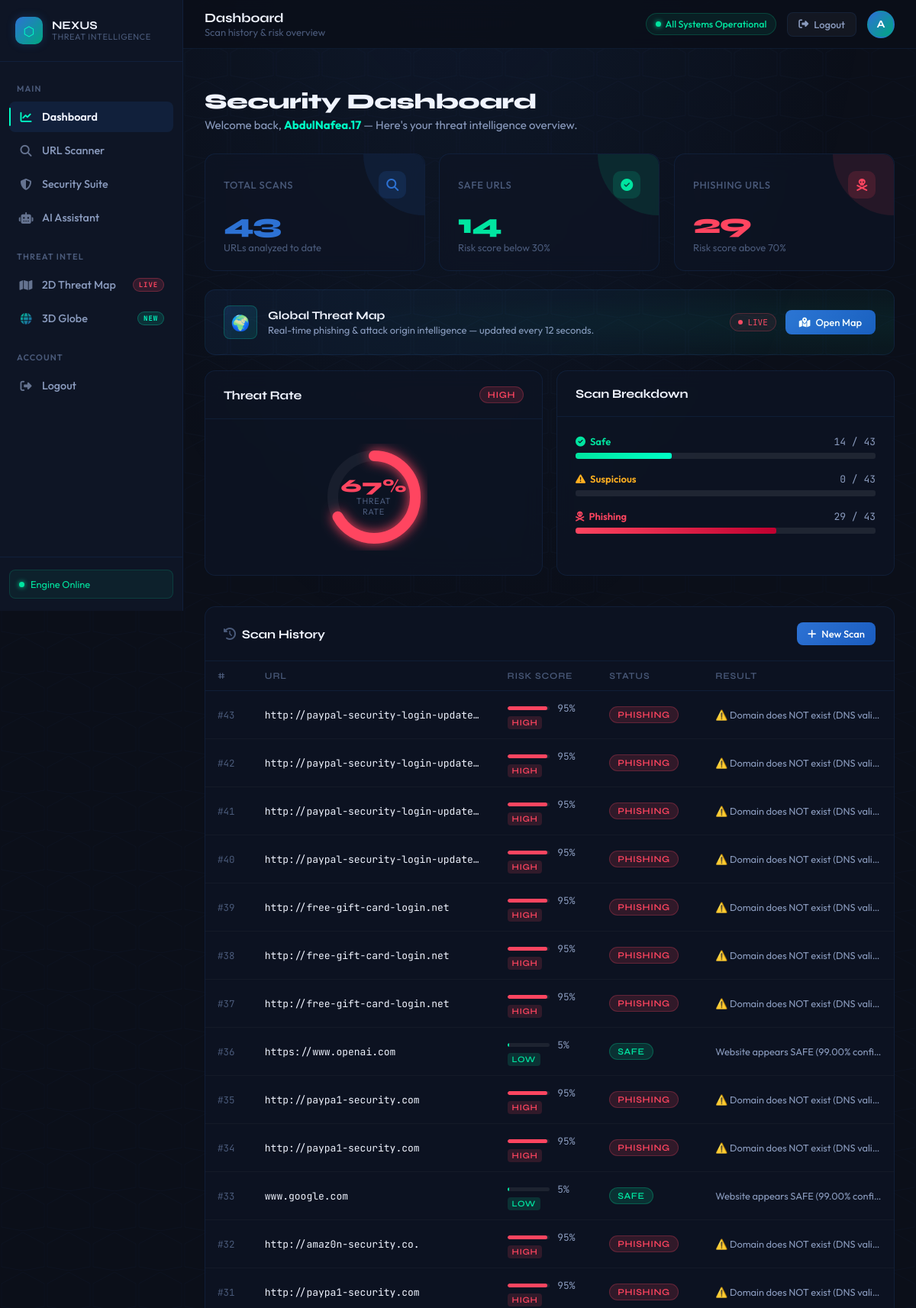
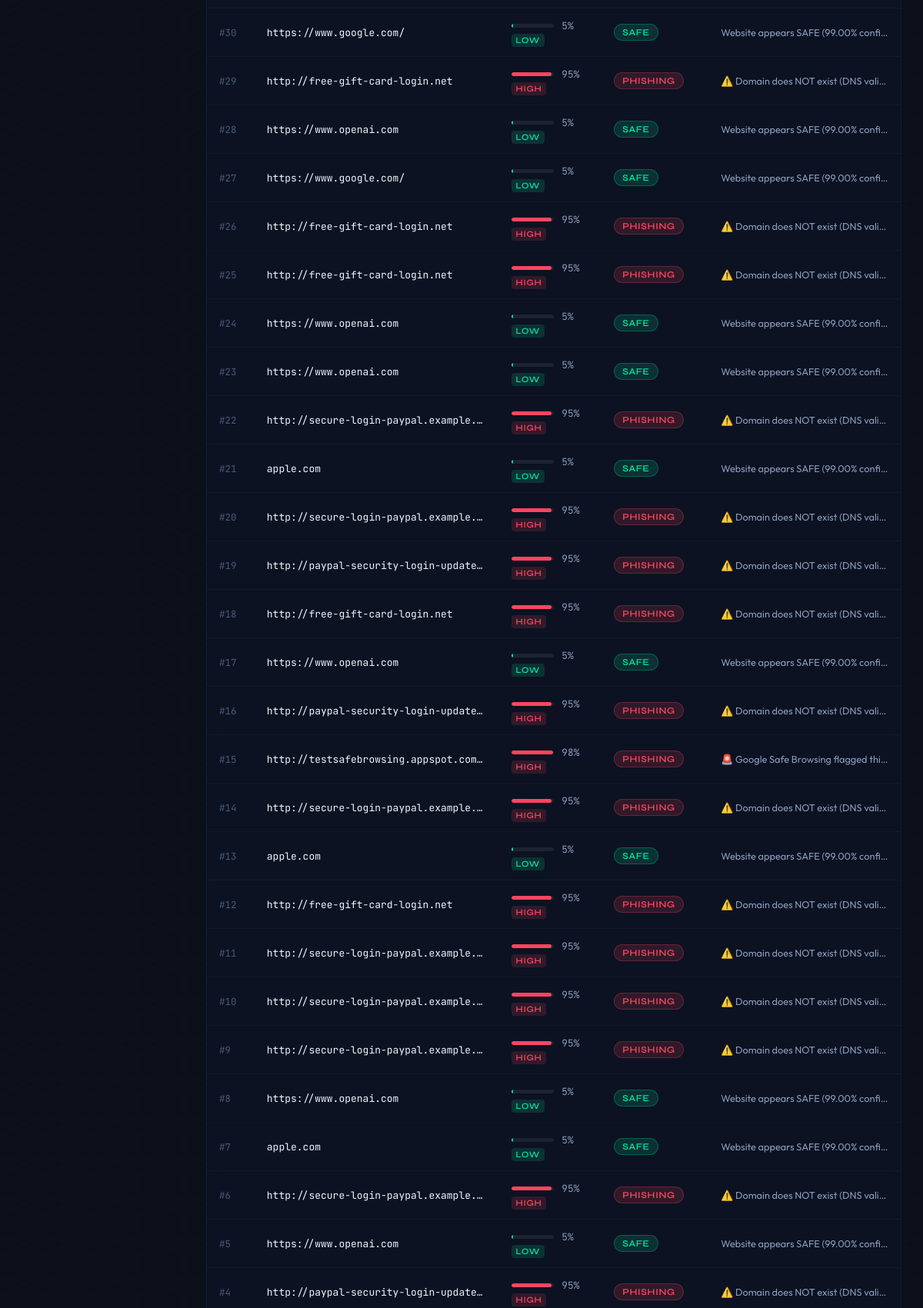
The page /dashboard (signed in, upper part) on the database its author committed (2 pictures, top to bottom).
### models.py (models this page shows)
class User(db.Model, UserMixin):
    id = db.Column(db.Integer, primary_key=True)
    username = db.Column(db.String(150), unique=True, nullable=False)
    email = db.Column(db.String(150), unique=True, nullable=False)
    password = db.Column(db.String(200), nullable=False)
    scans = db.relationship('Scan', backref='user', lazy=True)

class Scan(db.Model):
    id = db.Column(db.Integer, primary_key=True)
    url = db.Column(db.String(500))
    risk_score = db.Column(db.Float, default=0.0)
    result = db.Column(db.String(200))
    created_at = db.Column(db.DateTime, default=datetime.datetime.utcnow, nullable=False)
    user_id = db.Column(db.Integer, db.ForeignKey('user.id'), nullable=False)

### app.py (the view)
@app.route("/dashboard")
@login_required
def dashboard():
    scans = Scan.query.filter_by(user_id=current_user.id)\
        .order_by(Scan.id.desc()).all()
    return render_template("dashboard.html", scans=scans)

### app.py (called while the page is built)
@login_manager.user_loader
def load_user(user_id):
    return User.query.get(int(user_id))

### templates/dashboard.html (shortened to what this page needs)
﻿<!DOCTYPE html>
<html lang="en">
<head>
  <link rel="stylesheet" href="{{ url_for('static', filename='css/global.css') }}">
  <link rel="stylesheet" href="https://cdnjs.cloudflare.com/ajax/libs/font-awesome/6.5.0/css/all.min.css">
</head>
<body>
<div class="app-layout">
      <aside class="sidebar" id="sidebar">
      <a href="{{ url_for('index') }}" class="sidebar-brand">
        <div class="sidebar-brand-icon">⬡</div>
        <div class="sidebar-brand-name">
          NEXUS
          <span>Threat Intelligence</span>
        </div>
      </a>
      <nav class="sidebar-nav">
        <span class="nav-section-label">Main</span>
      <a href="{{ url_for('dashboard') }}" class="sidebar-link active">
        <span class="nav-icon"><i class="fa-solid fa-chart-line"></i></span>Dashboard
      </a>
      <a href="{{ url_for('url_scanner') }}" class="sidebar-link">
        <span class="nav-icon"><i class="fa-solid fa-magnifying-glass"></i></span>URL Scanner
      </a>
      <a href="{{ url_for('security_suite') }}" class="sidebar-link">
        <span class="nav-icon"><i class="fa-solid fa-shield-halved"></i></span>Security Suite
      </a>
      <a href="{{ url_for('ai_assistant') }}" class="sidebar-link">
        <span class="nav-icon"><i class="fa-solid fa-robot"></i></span>AI Assistant
      </a>
        <span class="nav-section-label">Threat Intel</span>
      <a href="{{ url_for('threat_map') }}" class="sidebar-link">
        <span class="nav-icon"><i class="fa-solid fa-map"></i></span>2D Threat Map
        <span class="nav-badge">LIVE</span>
      </a>
      <a href="{{ url_for('globe') }}" class="sidebar-link">
        <span class="nav-icon"><i class="fa-solid fa-globe"></i></span>3D Globe
        <span class="nav-badge" style="background:rgba(0,255,198,0.12);color:var(--accent-cyan);border-color:rgba(0,255,198,0.25)">NEW</span>
      </a>
        <span class="nav-section-label">Account</span>
      <a href="{{ url_for('logout') }}" class="sidebar-link danger-link">
        <span class="nav-icon"><i class="fa-solid fa-right-from-bracket"></i></span>Logout
      </a>
      </nav>
      <div class="sidebar-footer">
        <div class="status-badge">
          <div class="status-dot"></div>
          Engine Online
        </div>
      </div>
    </aside>
  <div class="main-content">
    <header class="topbar">
      <div class="topbar-left">
        <div>
          <div class="topbar-title">Dashboard</div>
          <div class="topbar-breadcrumb">Scan history &amp; risk overview</div>
        </div>
      </div>
      <div class="topbar-right">
        <div class="topbar-pill">
          <div class="status-dot"></div>
          All Systems Operational
        </div>
        <a href="{{ url_for('logout') }}" class="topbar-btn">
          <i class="fa-solid fa-right-from-bracket"></i>
          Logout
        </a>
        <div class="topbar-avatar" title="{{ current_user.username }}">
          {{ current_user.username[0].upper() }}
        </div>
      </div>
    </header>
    <div class="page-body">
      <div class="page-header fade-in">
        <h1>Security Dashboard</h1>
        <p>Welcome back, <strong style="color:var(--accent-cyan)">{{ current_user.username }}</strong> — Here's your threat intelligence overview.</p>
      </div>
      {% set total = scans|length if scans else 0 %}
      {% set safe_count = scans|selectattr('risk_score','lt',30)|list|length if scans else 0 %}
      {% set suspicious_count = scans|selectattr('risk_score','ge',30)|list|length if scans else 0 %}
      {% set phishing_count = scans|selectattr('risk_score','ge',70)|list|length if scans else 0 %}
      {% set suspicious_only = suspicious_count - phishing_count %}
      <div class="stats-row stagger">
        <div class="stat-card blue" data-tilt data-tilt-max="8" data-tilt-speed="400" data-tilt-glare data-tilt-max-glare="0.15">
          <div class="stat-card-header">
            <span class="stat-card-label">Total Scans</span>
            <div class="stat-card-icon"><i class="fa-solid fa-magnifying-glass"></i></div>
          </div>
          <div class="stat-card-value">{{ total }}</div>
          <div class="stat-card-sub">URLs analyzed to date</div>
        </div>
        <div class="stat-card green" data-tilt data-tilt-max="8" data-tilt-speed="400" data-tilt-glare data-tilt-max-glare="0.15">
          <div class="stat-card-header">
            <span class="stat-card-label">Safe URLs</span>
            <div class="stat-card-icon"><i class="fa-solid fa-circle-check"></i></div>
          </div>
          <div class="stat-card-value">{{ safe_count }}</div>
          <div class="stat-card-sub">Risk score below 30%</div>
        </div>
        <div class="stat-card red" data-tilt data-tilt-max="8" data-tilt-speed="400" data-tilt-glare data-tilt-max-glare="0.15">
          <div class="stat-card-header">
            <span class="stat-card-label">Phishing URLs</span>
            <div class="stat-card-icon"><i class="fa-solid fa-skull-crossbones"></i></div>
          </div>
          <div class="stat-card-value">{{ phishing_count }}</div>
          <div class="stat-card-sub">Risk score above 70%</div>
        </div>
      </div>
      <div class="threat-map-teaser fade-in">
        <div class="threat-map-teaser-left">
          <div class="threat-map-icon">🌍</div>
          <div class="threat-map-teaser-info">
            <h3>Global Threat Map</h3>
            <p>Real-time phishing & attack origin intelligence — updated every 12 seconds.</p>
          </div>
        </div>
        <div style="display:flex;align-items:center;gap:12px">
          <div class="threat-map-live-badge">
            <span class="live-dot"></span>
            LIVE
          </div>
          <a href="{{ url_for('threat_map') }}" class="btn btn-primary" style="font-size:0.8125rem;padding:8px 18px;white-space:nowrap">
            <i class="fa-solid fa-map-location-dot"></i>
            Open Map
          </a>
        </div>
      </div>
      <div class="chart-row">
        <div class="content-card">
          <div class="card-head">
            <h2>Threat Rate</h2>
            <span class="pill {{ 'red' if total > 0 and phishing_count / total > 0.3 else 'green' }}">
              {{ 'HIGH' if total > 0 and phishing_count / total > 0.3 else 'LOW' }}
            </span>
          </div>
          <div class="card-body" style="display:flex;align-items:center;justify-content:center;padding:32px">
            {% set pct = ((phishing_count / total * 100) | int) if total > 0 else 0 %}
            <div class="mini-gauge">
              <svg width="140" height="140" viewBox="0 0 140 140">
                <circle cx="70" cy="70" r="54" fill="none" stroke="rgba(255,255,255,0.05)" stroke-width="14"/>
                <circle cx="70" cy="70" r="54" fill="none"
                  stroke="{{ 'var(--danger)' if pct > 30 else 'var(--success)' }}"
                  stroke-width="14"
                  stroke-dasharray="{{ (339.3 * pct / 100) | int }} 339.3"
                  stroke-linecap="round"
                  style="transition: stroke-dasharray 1.4s cubic-bezier(0.4,0,0.2,1); filter: drop-shadow(0 0 8px {{ 'var(--danger)' if pct > 30 else 'var(--success)' }})"
                  id="gaugeArc"
                  data-pct="{{ pct }}"/>
              </svg>
              <div class="gauge-text">
                <div class="gauge-val" style="color:{{ 'var(--danger)' if pct > 30 else 'var(--success)' }}">{{ pct }}%</div>
                <div class="gauge-sub">Threat<br>Rate</div>
              </div>
            </div>
          </div>
        </div>
        <div class="content-card">
          <div class="card-head">
            <h2>Scan Breakdown</h2>
          </div>
          <div class="card-body">
            {% if total > 0 %}
              <div style="margin-bottom:18px">
                <div style="display:flex;justify-content:space-between;font-size:0.8125rem;margin-bottom:6px">
                  <span style="color:var(--success);font-weight:600"><i class="fa-solid fa-circle-check" style="margin-right:6px"></i>Safe</span>
                  <span style="font-family:var(--font-mono);color:var(--text-secondary)">{{ safe_count }} / {{ total }}</span>
                </div>
                <div class="risk-track" style="height:8px">
                  <div class="risk-fill" style="background:linear-gradient(90deg,var(--success),var(--accent-cyan));width:{{ (safe_count/total*100)|int }}%"></div>
                </div>
              </div>
              <div style="margin-bottom:18px">
                <div style="display:flex;justify-content:space-between;font-size:0.8125rem;margin-bottom:6px">
                  <span style="color:var(--warning);font-weight:600"><i class="fa-solid fa-triangle-exclamation" style="margin-right:6px"></i>Suspicious</span>
                  <span style="font-family:var(--font-mono);color:var(--text-secondary)">{{ suspicious_only }} / {{ total }}</span>
                </div>
                <div class="risk-track" style="height:8px">
                </div>
              </div>
              <div>
                <div style="display:flex;justify-content:space-between;font-size:0.8125rem;margin-bottom:6px">
                  <span style="color:var(--danger);font-weight:600"><i class="fa-solid fa-skull-crossbones" style="margin-right:6px"></i>Phishing</span>
                  <span style="font-family:var(--font-mono);color:var(--text-secondary)">{{ phishing_count }} / {{ total }}</span>
                </div>
                <div class="risk-track" style="height:8px">
                  <div class="risk-fill" style="background:linear-gradient(90deg,var(--danger),#c00030);width:{{ (phishing_count/total*100)|int }}%"></div>
                </div>
              </div>
            {% else %}
              <div class="empty-state">
                <div class="empty-state-icon">📊</div>
                <h3>No data yet</h3>
                <p>Run your first URL scan to see statistics here.</p>
              </div>
            {% endif %}
          </div>
        </div>
      </div>
      <div class="content-card fade-in">
        <div class="card-head">
          <h2><i class="fa-solid fa-clock-rotate-left" style="margin-right:8px;color:var(--text-muted)"></i>Scan History</h2>
          <div class="card-head-right">
            {% if scans %}
              <a href="{{ url_for('index') }}" class="btn btn-primary" style="font-size:0.8125rem;padding:7px 14px">
                <i class="fa-solid fa-plus"></i> New Scan
              </a>
            {% endif %}
          </div>
        </div>
        {% if scans %}
        <div class="table-wrap">
          <table>
            <thead>
              <tr>
                <th>#</th>
                <th>URL</th>
                <th>Risk Score</th>
                <th>Status</th>
                <th>Result</th>
              </tr>
            </thead>
            <tbody>
              {% for scan in scans %}
                {% set score = scan.risk_score if scan.risk_score is not none else 0 %}
                {% set risk_level = 'low' if score < 30 else 'medium' if score < 70 else 'high' %}
                {% set status_label = 'SAFE' if score < 30 else 'SUSPICIOUS' if score < 70 else 'PHISHING' %}
                {% set pill_color  = 'green' if score < 30 else 'yellow' if score < 70 else 'red' %}
                <tr>
                  <td class="table-id-cell">#{{ scan.id }}</td>
                  <td class="url-cell" title="{{ scan.url }}">{{ scan.url }}</td>
                  <td>
                    <div class="risk-wrap">
                      <div class="risk-bar-track">
                        <div class="risk-bar" style="width:{{ score }}%;background:{{ 'var(--success)' if score < 30 else 'var(--warning)' if score < 70 else 'var(--danger)' }}"></div>
                      </div>
                      <span style="font-family:var(--font-mono);font-size:0.8rem;color:var(--text-secondary);min-width:36px">{{ score|int }}%</span>
                    </div>
                    <span class="risk-status {{ risk_level }}">{{ risk_level|upper }}</span>
                  </td>
                  <td>
                    <span class="pill {{ pill_color }}">{{ status_label }}</span>
                  </td>
                  <td style="font-size:0.8rem;color:var(--text-secondary);max-width:220px;overflow:hidden;text-overflow:ellipsis;white-space:nowrap" title="{{ scan.result }}">
                    {{ scan.result if scan.result else '—' }}
                  </td>
                </tr>
              {% endfor %}
            </tbody>
          </table>
        </div>
        {% endif %}
      </div>
    </div>
  </div>
</div>
</body>
</html>

### templates/dashboard.html (style rules this page uses)
.chart-row { display: grid; grid-template-columns: 1fr 1fr; gap: 18px; margin-bottom: 20px; }
.mini-gauge { position: relative; display: flex; align-items: center; justify-content: center; }
.mini-gauge svg { transform: rotate(-90deg); }
.gauge-text { position: absolute; text-align: center; }
.gauge-text .gauge-val { font-family: var(--font-display); font-size: 1.5rem; font-weight: 800; line-height: 1; }
.gauge-text .gauge-sub { font-size: 0.6875rem; color: var(--text-muted); text-transform: uppercase; letter-spacing: 0.06em; }
.table-id-cell { font-family: var(--font-mono); font-size: 0.78rem; color: var(--text-muted); }

### rows shown on the page
User: username "A", username "AbdulNafea.17"
Scan: id "43", url "http://paypal-security-login-update…", risk_score "95", risk_level "HIGH", status_label "PHISHING", result "⚠️ Domain does NOT exist (DNS vali…"
Scan: id "42", url "http://paypal-security-login-update…", risk_score "95", risk_level "HIGH", status_label "PHISHING", result "⚠️ Domain does NOT exist (DNS vali…"
Scan: id "41", url "http://paypal-security-login-update…", risk_score "95", risk_level "HIGH", status_label "PHISHING", result "⚠️ Domain does NOT exist (DNS vali…"
Scan: id "40", url "http://paypal-security-login-update…", risk_score "95", risk_level "HIGH", status_label "PHISHING", result "⚠️ Domain does NOT exist (DNS vali…"
Scan: id "39", url "http://free-gift-card-login.net", risk_score "95", risk_level "HIGH", status_label "PHISHING", result "⚠️ Domain does NOT exist (DNS vali…"
Scan: id "38", url "http://free-gift-card-login.net", risk_score "95", risk_level "HIGH", status_label "PHISHING", result "⚠️ Domain does NOT exist (DNS vali…"
Scan: id "37", url "http://free-gift-card-login.net", risk_score "95", risk_level "HIGH", status_label "PHISHING", result "⚠️ Domain does NOT exist (DNS vali…"
Scan: id "36", url "https://www.openai.com", risk_score "5", risk_level "LOW", status_label "SAFE", result "Website appears SAFE (99.00% confi…"
Scan: id "35", url "http://paypa1-security.com", risk_score "95", risk_level "HIGH", status_label "PHISHING", result "⚠️ Domain does NOT exist (DNS vali…"
Scan: id "34", url "http://paypa1-security.com", risk_score "95", risk_level "HIGH", status_label "PHISHING", result "⚠️ Domain does NOT exist (DNS vali…"
Scan: id "33", url "www.google.com", risk_score "5", risk_level "LOW", status_label "SAFE", result "Website appears SAFE (99.00% confi…"
Scan: id "32", url "http://amaz0n-security.co.", risk_score "95", risk_level "HIGH", status_label "PHISHING", result "⚠️ Domain does NOT exist (DNS vali…"
Scan: id "31", url "http://paypa1-security.com", risk_score "95", risk_level "HIGH", status_label "PHISHING", result "⚠️ Domain does NOT exist (DNS vali…"
Scan: id "30", url "https://www.google.com/", risk_score "5", risk_level "LOW", status_label "SAFE", result "Website appears SAFE (99.00% confi…"
Scan: id "29", url "http://free-gift-card-login.net", risk_score "95", risk_level "HIGH", status_label "PHISHING", result "⚠️ Domain does NOT exist (DNS vali…"
Scan: id "28", url "https://www.openai.com", risk_score "5", risk_level "LOW", status_label "SAFE", result "Website appears SAFE (99.00% confi…"
Scan: id "27", url "https://www.google.com/", risk_score "5", risk_level "LOW", status_label "SAFE", result "Website appears SAFE (99.00% confi…"
Scan: id "26", url "http://free-gift-card-login.net", risk_score "95", risk_level "HIGH", status_label "PHISHING", result "⚠️ Domain does NOT exist (DNS vali…"
Scan: id "25", url "http://free-gift-card-login.net", risk_score "95", risk_level "HIGH", status_label "PHISHING", result "⚠️ Domain does NOT exist (DNS vali…"
Scan: id "24", url "https://www.openai.com", risk_score "5", risk_level "LOW", status_label "SAFE", result "Website appears SAFE (99.00% confi…"
Scan: id "23", url "https://www.openai.com", risk_score "5", risk_level "LOW", status_label "SAFE", result "Website appears SAFE (99.00% confi…"
Scan: id "22", url "http://secure-login-paypal.example.…", risk_score "95", risk_level "HIGH", status_label "PHISHING", result "⚠️ Domain does NOT exist (DNS vali…"
Scan: id "21", url "apple.com", risk_score "5", risk_level "LOW", status_label "SAFE", result "Website appears SAFE (99.00% confi…"
Scan: id "20", url "http://secure-login-paypal.example.…", risk_score "95", risk_level "HIGH", status_label "PHISHING", result "⚠️ Domain does NOT exist (DNS vali…"
Scan: id "19", url "http://paypal-security-login-update…", risk_score "95", risk_level "HIGH", status_label "PHISHING", result "⚠️ Domain does NOT exist (DNS vali…"
Scan: id "18", url "http://free-gift-card-login.net", risk_score "95", risk_level "HIGH", status_label "PHISHING", result "⚠️ Domain does NOT exist (DNS vali…"
Scan: id "17", url "https://www.openai.com", risk_score "5", risk_level "LOW", status_label "SAFE", result "Website appears SAFE (99.00% confi…"
Scan: id "16", url "http://paypal-security-login-update…", risk_score "95", risk_level "HIGH", status_label "PHISHING", result "⚠️ Domain does NOT exist (DNS vali…"
Scan: id "15", url "http://testsafebrowsing.appspot.com…", risk_score "98", risk_level "HIGH", status_label "PHISHING", result "🚨 Google Safe Browsing flagged thi…"
Scan: id "14", url "http://secure-login-paypal.example.…", risk_score "95", risk_level "HIGH", status_label "PHISHING", result "⚠️ Domain does NOT exist (DNS vali…"
Scan: id "13", url "apple.com", risk_score "5", risk_level "LOW", status_label "SAFE", result "Website appears SAFE (99.00% confi…"
Scan: id "12", url "http://free-gift-card-login.net", risk_score "95", risk_level "HIGH", status_label "PHISHING", result "⚠️ Domain does NOT exist (DNS vali…"
Scan: id "11", url "http://secure-login-paypal.example.…", risk_score "95", risk_level "HIGH", status_label "PHISHING", result "⚠️ Domain does NOT exist (DNS vali…"
Scan: id "10", url "http://secure-login-paypal.example.…", risk_score "95", risk_level "HIGH", status_label "PHISHING", result "⚠️ Domain does NOT exist (DNS vali…"
Scan: id "9", url "http://secure-login-paypal.example.…", risk_score "95", risk_level "HIGH", status_label "PHISHING", result "⚠️ Domain does NOT exist (DNS vali…"
Scan: id "8", url "https://www.openai.com", risk_score "5", risk_level "LOW", status_label "SAFE", result "Website appears SAFE (99.00% confi…"
Scan: id "7", url "apple.com", risk_score "5", risk_level "LOW", status_label "SAFE", result "Website appears SAFE (99.00% confi…"
Scan: id "6", url "http://secure-login-paypal.example.…", risk_score "95", risk_level "HIGH", status_label "PHISHING", result "⚠️ Domain does NOT exist (DNS vali…"
Scan: id "5", url "https://www.openai.com", risk_score "5", risk_level "LOW", status_label "SAFE", result "Website appears SAFE (99.00% confi…"
Scan: id "4", url "http://paypal-security-login-update…", risk_score "95", risk_level "HIGH", status_label "PHISHING", result "⚠️ Domain does NOT exist (DNS vali…"

### other values the page prints
{{ total }} "43"
{{ safe_count }} "14"
{{ phishing_count }} "29"
{{ 'HIGH' if total > 0 and phishing_count / total > 0.3 else 'LOW' }} "HIGH"
{{ pct }} "67"
{{ suspicious_only }} "0"
